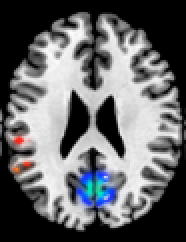
%> input picture Segmentation/tt07_25.png, 93 x 121 px (shown 2 times larger)
$ octave segFinal.m   (GNU Octave 9; MATLAB toolbox functions it lacks are replaced by stand-ins)
%> lines starting %> are read from the running program, lines starting %| are printed output that depends on the picture
clear;
originalImg = imread('tt07_25.png');
%> originalImg is the input picture: size 121x93x3 uint8; mean R, G, B 101, 102.1, 104.4
cform = makecform('srgb2lab');labImg = applycform(originalImg,cform);
%> after `labImg = applycform(originalImg,cform)`: labImg: size 121x93x3 uint8; mean of channels 1, 2, 3 105.6, 128.4, 126.8
labImg_a = labImg(:,:,2);
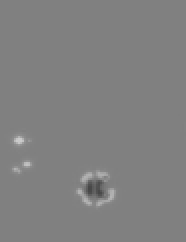
%> labImg_a: size 121x93 uint8 (shown 2 times larger); min 71, max 203, mean 128.4
labImg_b = labImg(:,:,3);
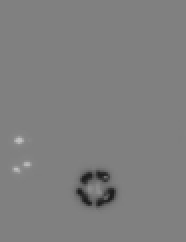
%> labImg_b: size 121x93 uint8 (shown 2 times larger); min 27, max 192, mean 126.8
global x y;     %全局变量存放种子点位置，只选择一次，但是做两次分割
for ab_count = 1:2
    if(ab_count == 1)
        figure,imshow(labImg_a, []),title('a分量的图')
        I=double(labImg_a);
        [M,N]=size(I);
%> M = 121; N = 93
%> (the run ends here)

$ run again, with Segmentation/alff.png copied over Segmentation/tt07_25.png
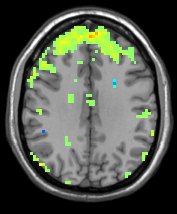
%> input picture Segmentation/alff.png, 177 x 214 px
%> originalImg is the input picture: size 214x177x3 uint8; mean R, G, B 81.9, 86.7, 77.2
%> labImg: size 214x177x3 uint8; mean of channels 1, 2, 3 89.6, 125.5, 131.8
%> `labImg_a = labImg(:,:,2);`:
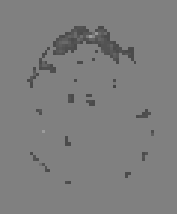
%> labImg_a: size 214x177 uint8; min 68, max 158, mean 125.5
%> `labImg_b = labImg(:,:,3);`:
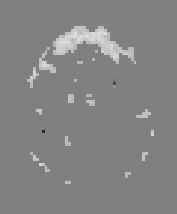
%> labImg_b: size 214x177 uint8; min 41, max 221, mean 131.8

$ run again, with Segmentation/meta.png copied over Segmentation/tt07_25.png
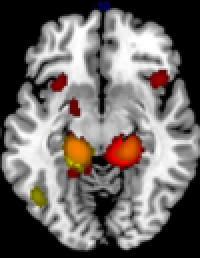
%> input picture Segmentation/meta.png, 100 x 129 px (shown 2 times larger)
%> originalImg is the input picture: size 129x100x3 uint8; mean R, G, B 110.6, 104.9, 102.2
%> labImg: size 129x100x3 uint8; mean of channels 1, 2, 3 111.2, 130.2, 130.6
%> `labImg_a = labImg(:,:,2);`:
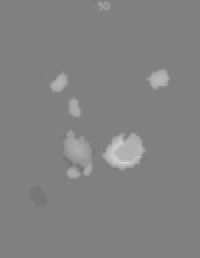
%> labImg_a: size 129x100 uint8 (shown 2 times larger); min 113, max 206, mean 130.2
%> `labImg_b = labImg(:,:,3);`:
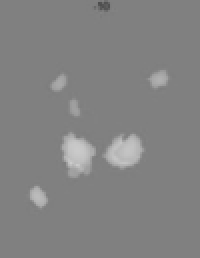
%> labImg_b: size 129x100 uint8 (shown 2 times larger); min 78, max 204, mean 130.6
